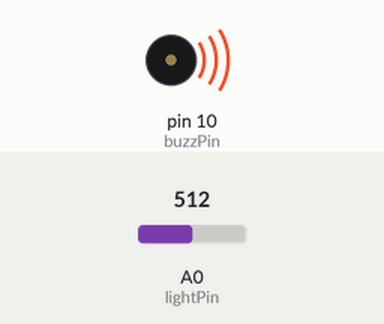
Recording of a sketch running on a simulated Arduino Uno, built with avr-gcc and run on an emulated ATmega328P. Shown: buzzer (waves = sounding). Inputs (shaded band) come from the test bench; at power-on: A0 (lightPin) = 512.

Above: at 0.1 s.
Timing chart, 0 to 1.6 s (numbered marks = the images above):
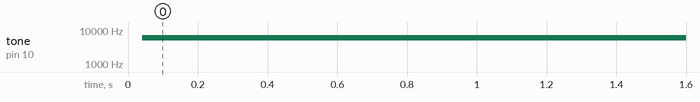

Measured:
- by itself, tone on pin 10 (buzzPin): silent → 5989 Hz at 0.04 s

The sketch:

lesson_26_session.ino
```cpp
int lightPin = A0;
int buzzPin = 10;
int lightVal;
int buzzPeriod;

void setup() {
    pinMode(lightPin, INPUT);
    pinMode(buzzPin, OUTPUT);
}

void loop() {
    lightVal = analogRead(lightPin);
    /*my implementation without instructions, tone ranges between
    5microseconds and 5 milliseconds for analog voltages between 0 and 1023*/
    // buzzPeriod = (4950./1023.)*lightVal + 50;

    /*implementation as defined later in video, tone between 1 and 10 microsec
    and 200 and 750 analog voltage */
    buzzPeriod = (9./550.)*(lightVal+200) + 1;

    digitalWrite(buzzPin,1);
    delayMicroseconds(buzzPeriod);
    digitalWrite(buzzPin,0);
    delayMicroseconds(buzzPeriod);
}
```
